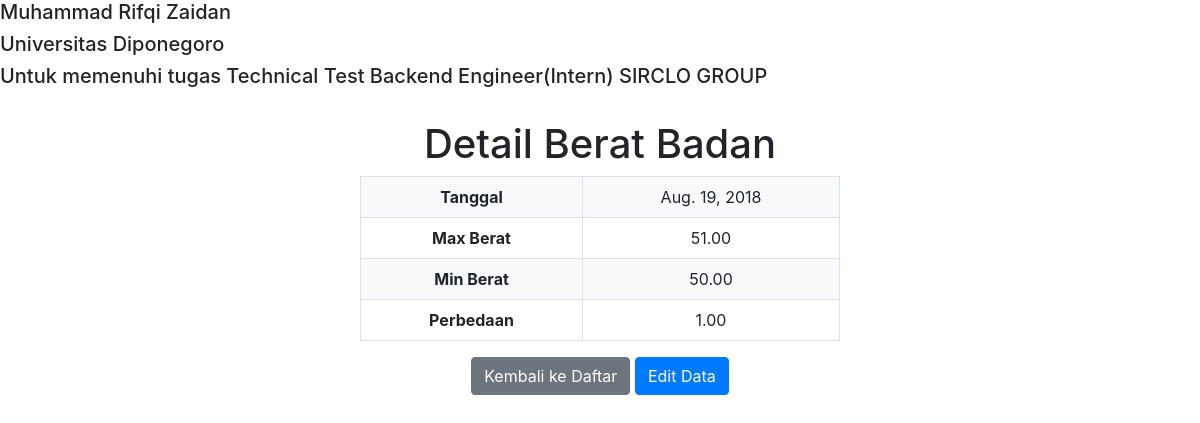
/6/, run on the app's committed database.
### weight_tracker/models.py (models this page shows, shortened)
class WeightRecord(models.Model):
    date = models.DateField()
    max_weight = models.DecimalField(max_digits=5, decimal_places=2)
    min_weight = models.DecimalField(max_digits=5, decimal_places=2)
    @property
    def differences(self):
        return self.max_weight - self.min_weight

### weight_tracker/views.py (the view)
# urls.py: path('<int:record_id>/', views.detail, name='detail'),
def detail(request, record_id):
    record = get_object_or_404(WeightRecord, pk=record_id)
    return render(request, 'detail.html', {'record': record})

### weight_tracker/templates/detail.html (shortened to what this page needs)
<!DOCTYPE html>
<html lang="en">
<head>
    <link rel="stylesheet" href="https://stackpath.bootstrapcdn.com/bootstrap/4.5.0/css/bootstrap.min.css">
</head>
<body>
    <h5>Muhammad Rifqi Zaidan</h5>
    <h5>Universitas Diponegoro</h5>
    <h5>Untuk memenuhi tugas Technical Test Backend Engineer(Intern) SIRCLO GROUP</h5>
    <br>
    <h1 class="text-center">Detail Berat Badan</h1>
    <div class="table-container">
        <div class="table-responsive">
            <table class="table table-striped table-bordered">
                <tbody>
                    <tr>
                        <th scope="row">Tanggal</th>
                        <td>{{ record.date }}</td>
                    </tr>
                    <tr>
                        <th scope="row">Max Berat</th>
                        <td>{{ record.max_weight }}</td>
                    </tr>
                    <tr>
                        <th scope="row">Min Berat</th>
                        <td>{{ record.min_weight }}</td>
                    </tr>
                    <tr>
                        <th scope="row">Perbedaan</th>
                        <td>{{ record.differences }}</td>
                    </tr>
                </tbody>
            </table>
        </div>
    </div>
    <div class="text-center">
        <a href="{% url 'index' %}" class="btn btn-secondary">Kembali ke Daftar</a>
        <a href="{% url 'edit' record.id %}" class="btn btn-primary">Edit Data</a>
    </div>
</body>
</html>

### weight_tracker/templates/detail.html (style rules this page uses)
.table-container { width: 40%; margin: 0 auto; }
.table-striped tbody tr:nth-of-type(odd) { background-color: #f8f9fa; }
.table-striped td, .table-striped th { padding: 0.5rem; text-align: center; }

### data on the page
WeightRecord: date "Aug. 19, 2018", max_weight "51.00", min_weight "50.00", differences "1.00"
